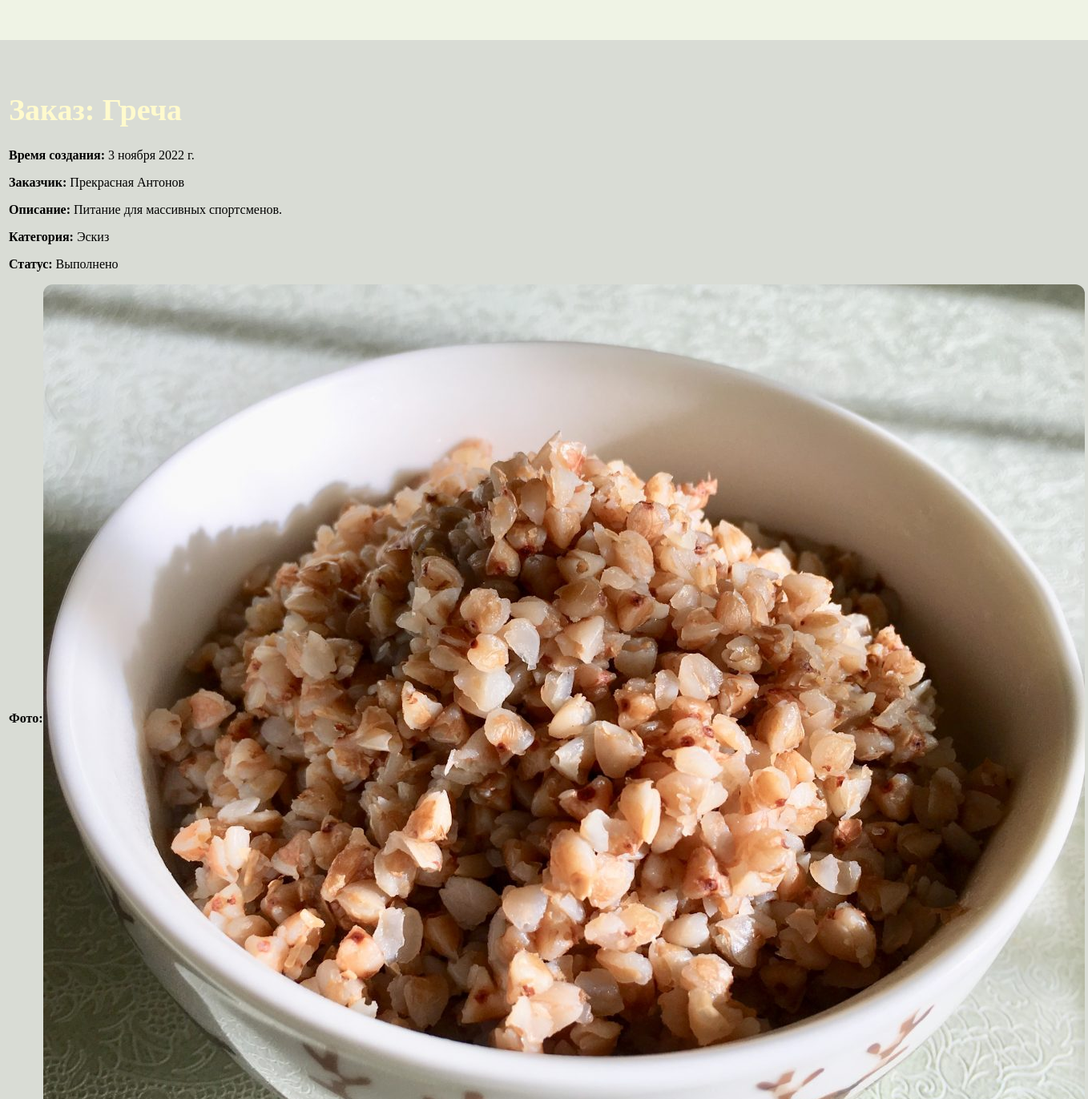
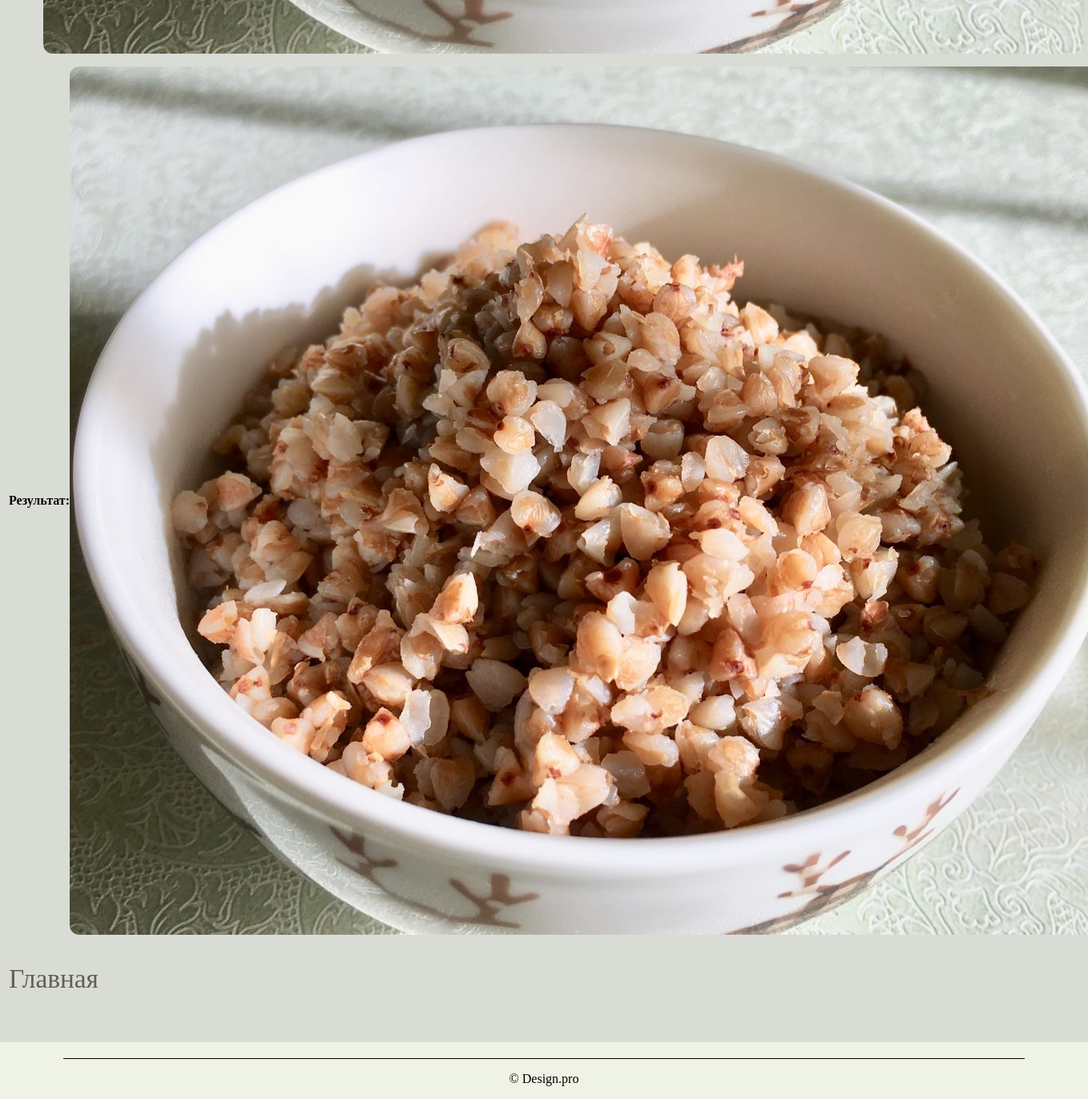
/studio/myorders/48, run on the app's committed database (2 pictures, top to bottom).
### studio/models.py (models this page shows, shortened)
class Order(models.Model):
    day_add = models.DateField(null=True, blank=True)
    name = models.CharField(max_length=200, verbose_name='Имя', blank=False)
    summary = models.TextField(max_length=1000, help_text="Описание", blank=False)
    category = models.ForeignKey('category', help_text="Выбор категории", on_delete=models.CASCADE, blank=False)
    photo_file = models.ImageField(max_length=200, upload_to=get_name_file, blank=False, null=True,
                                   validators=[FileExtensionValidator(allowed_extensions=['png', 'jpg', 'jpeg'])])
    customer_order = models.ForeignKey('user', on_delete=models.SET_NULL, null=True, blank=True)
    comment = models.TextField(max_length=1000, help_text="Комментарий", blank=True)
    img = models.ImageField(max_length=200, upload_to=get_name_file, blank=True, null=True,
                            validators=[FileExtensionValidator(allowed_extensions=['png', 'jpg', 'jpeg'])])
    LOAN_STATUS = (
        ('n', 'Новая'),
        ('a', 'Принято в работу'),
        ('c', 'Выполнено'),
    )
    status = models.CharField(max_length=1, choices=LOAN_STATUS, blank=True, default='n')
    def get_status_name(self):
        for status in self.LOAN_STATUS:
            if status[0] == self.status:
                return status[1]
        return 'Не задан'
    class Meta:
        ordering = ["status"]
        permissions = (("can_mark_returned", "Установите статус заказа"),)

class User(AbstractUser):
    name = models.CharField(max_length=200, verbose_name='Имя', blank=False, validators=[
        RegexValidator(
            regex='^[А-Яа-я -]*$',
            message='Имя пользователя должно состоять из кириллицы',
            code='invalid_username'
        ),
    ])
    surname = models.CharField(max_length=200, verbose_name='Фамилия', blank=False, validators=[
        RegexValidator(
            regex='^[А-Яа-я -]*$',
            message='Фамилия пользователя должно состоять из кириллицы',
            code='invalid_username'
        ),
    ])
    patronymic = models.CharField(max_length=200, verbose_name='Отчество', blank=True, validators=[
        RegexValidator(
            regex='^[А-Яа-я -]*$',
            message='Отчество пользователя должно состоять из кириллицы',
            code='invalid_username'
        ),
    ])
    username = models.CharField(max_length=200, verbose_name='Логин', unique=True, blank=False, validators=[
        RegexValidator(
            regex='^[A-Za-z -]*$',
            message='Имя пользователя должно состоять только из латиницы',
            code='invalid_username'
        ),
    ])
    email = models.EmailField(max_length=200, verbose_name='Почта', unique=True, blank=False)
    password = models.CharField(max_length=200, verbose_name='Пароль', blank=False)
    role = models.CharField(max_length=200, verbose_name='Роль',
                            choices=(('admin', 'Администратор'), ('user', 'Пользователь')), default='user')
    user_file = models.ImageField(max_length=200, upload_to=get_name_file, blank=False, null=True,
                                   validators=[FileExtensionValidator(allowed_extensions=['png', 'jpg', 'jpeg'])])
    USERNAME_FIELD = 'username'
    def __str__(self):
        return str(self.name) + ' ' + str(self.surname)
    class Meta:
        ordering = ['name']

class Category(models.Model):
    name = models.CharField(max_length=200, help_text="Укажите категорию")
    def __str__(self):
        return self.name

### studio/views.py (the view)
# urls.py: path('myorders/<int:pk>', views.OrderDetailView.as_view(), name='order-detail'),
class OrderDetailView(generic.DetailView):
    model = Order

### studio/templates/studio/order_detail.html (shortened to what this page needs)
{% load static %}
{% load thumbnail %}
<!DOCTYPE html>
<html lang="ru">
<head>
    <link rel="stylesheet" media="screen" type="text/css" href="{% static 'css/style.css' %}">
</head>
<body>
<div class="mein">
    <div class="content">
        <h1>Заказ: {{ order.name }}</h1>
        <div class="project">
            <div class="info">
                <p><strong>Время создания:</strong> {{ order.day_add}}</p>
                <p><strong>Заказчик:</strong> {{ order.customer_order}}</p>
                <p><strong>Описание:</strong> {{ order.summary }}</p>
                <p><strong>Категория:</strong> {{ order.category }}</p>
                <p><strong>Статус:</strong> {{ order.get_status_name }}</p>
                <p class="strong_p"><strong class="strong">Фото:</strong> <img class="image" src="{% thumbnail order.photo_file 'index' %}"></p>
                {% if order.status == 'c' %}
                <p class="strong_p"><strong class="strong">Результат:</strong> <img class="image" src="{% thumbnail order.img 'index' %}"></p>
                {% endif %}
            </div>
        </div>
        <div class="link">
            <a href="{% url 'index'  %}">Главная</a>
        </div>
    </div>
</div>
<footer>
    <p>&copy; Design.pro</p>
</footer>
</body>
</html>

### studio/static/css/style.css (style rules this page uses)
body { margin: 0 auto; max-width: 1200px; background-color: #eff3e5; }
span, a, h3 { text-decoration: none; font-size: 24px; }
h1 { font-size: 38px; }
h1, span { color: lemonchiffon; }
.image { border-radius: 12px; }
.mein { display: flex; justify-content: center; margin-top: 50px; }
.link { display: flex; flex-direction: column; margin-right: 40px; }
.content { border-radius: 20px; padding: 40px; margin-left: 40px; background-color: #d9dcd5; }
.link > a { font-size: 25pt; margin-top: 20px; margin-bottom: 20px; text-decoration: none; color: #5f624f; }
footer { display: flex; align-items: center; justify-content: space-around; border-top: 1px solid black; margin-top: 20px; }
.strong { display: flex; align-items: center; }
.strong_p { display: flex; }

### data on the page
Order: name "Греча", day_add "3 ноября 2022 г.", customer_order "Прекрасная Антонов", summary "Питание для массивных спортсменов.", category "Эскиз", get_status_name "Выполнено", photo_file (picture), img (picture)
